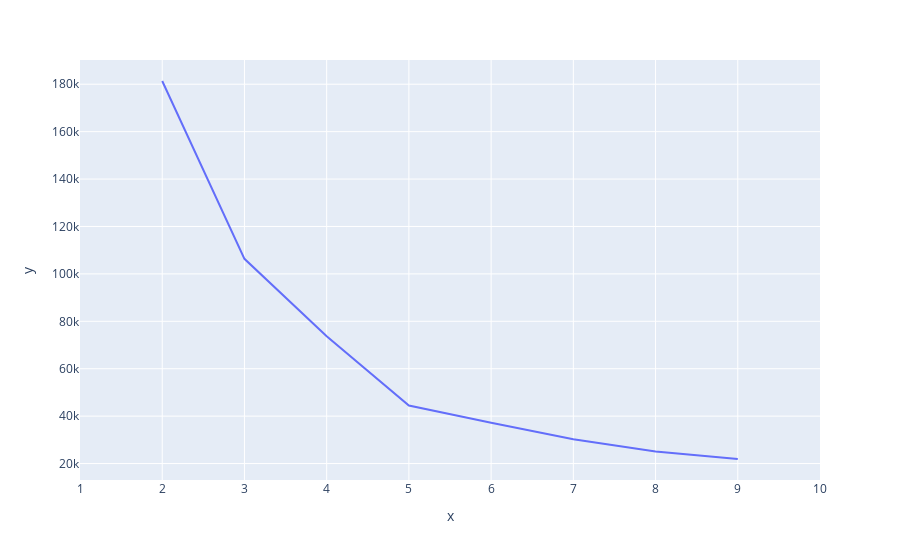

Notebook source saved alongside this figure:
### Code cell
import plotly.express as px
fig = px.line(x=K,
              y=ssd,
              range_x=[1, 10],
              hover_name=pd.Series(ssd).diff().values)

fig.show()

### Figure 1 — Plotly figure (JSON) as saved in the notebook; plotly's stock layout.template omitted (floating-point values rounded to 4 significant figures)
{"data": [{"hovertemplate": "<b>%{hovertext}</b><br><br>x=%{x}<br>y=%{y}<extra></extra>", "hovertext": [null, -75020.0, -32670.0, -29230.0, -7215.0, -6992.0, -5205.0, -3120.0], "legendgroup": "", "line": {"color": "#636efa", "dash": "solid"}, "marker": {"symbol": "circle"}, "mode": "lines", "name": "", "orientation": "v", "showlegend": false, "type": "scatter", "x": [2, 3, 4, 5, 6, 7, 8, 9], "xaxis": "x", "y": [181400.0, 106300.0, 73680.0, 44450.0, 37230.0, 30240.0, 25040.0, 21920.0], "yaxis": "y"}], "layout": {"legend": {"tracegroupgap": 0}, "margin": {"t": 60}, "xaxis": {"anchor": "y", "domain": [0, 1], "range": [1, 10], "title": {"text": "x"}}, "yaxis": {"anchor": "x", "domain": [0, 1], "title": {"text": "y"}}}}
